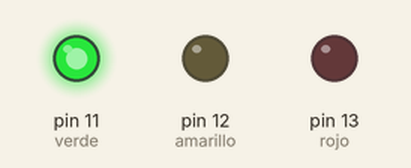
A sketch run on a simulated Arduino Uno, built with avr-gcc and run on an emulated ATmega328P. Shown: output pins drawn as LEDs (lit = HIGH).

Above: at 3.5 s.
At 7.5 s:
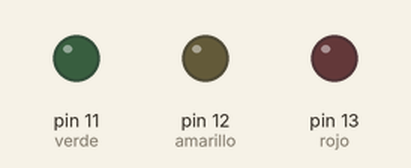
At 9.0 s:
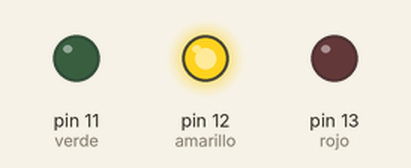
At 12.5 s:
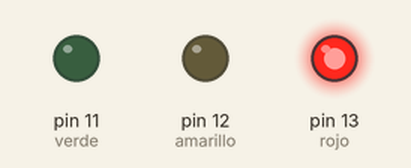
Timing chart, 0 to 19.5 s (numbered marks = the images above):
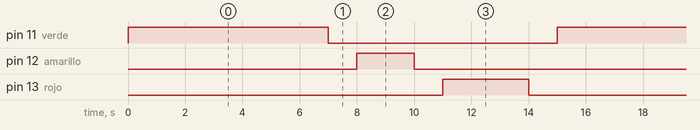

The sketch:

Semaforo_no_inteligente.ino
```cpp
//
int rojo = 13;
int amarillo = 12;
int verde = 11;


void setup() {
  // put your setup code here, to run once:
  pinMode(rojo,OUTPUT); // pin  13  de salida
  pinMode(amarillo,OUTPUT); //  pin de 12 de salida digital
  pinMode(verde,OUTPUT); //   pin de 11 de salida digital

}

void loop() {
  //  semaforo Led de verde
  digitalWrite(verde, HIGH);
  // Encender los led por 7 segundo
  delay (7000);
  // despues se apaga de 3 sgundo
  digitalWrite(verde, LOW); // duracion del semaforo
  delay (1000);
  // Semaforo amarillo
  digitalWrite(amarillo, HIGH);
  delay (2000);
  // despues se apaga de 3 sgundo
  digitalWrite(amarillo, LOW);
  delay (1000);
  // semaforo rojo
  digitalWrite(rojo, HIGH);
  // Encender led por 3 segundo
  delay (3000);
  // despues se apaga de 1 sgundo
  digitalWrite(rojo, LOW);
  delay (1000); // duracion del semaforo

}
```

Measured:
- by itself, pin 11 (verde): alternates HIGH for 7.0 s and LOW for 8.0 s
- by itself, pin 12 (amarillo): alternates HIGH for 2.0 s and LOW for 13.0 s
- by itself, pin 13 (rojo): alternates HIGH for 3.0 s and LOW for 12.0 s
